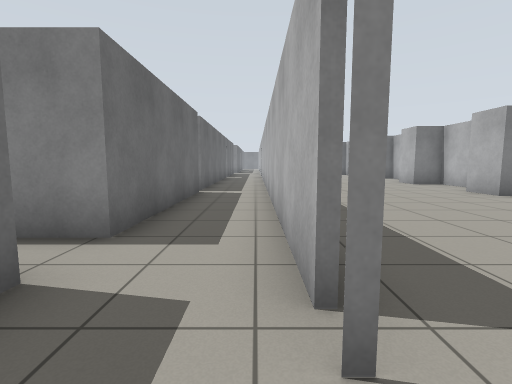
[1] (above)

24 first-person views from a walk through a world built for the Gazebo simulator. The camera is 0.94 m above the floor, tilts 6° down and sees 85° across. The floor is counted in squares, 1 m on a side. Each view is taken from the middle of a square. On the plan, view 1 faces up. The plan holds only what a view shows up to about 11 squares ahead; the rest is blank. The place goes on beyond the plan.

[2]
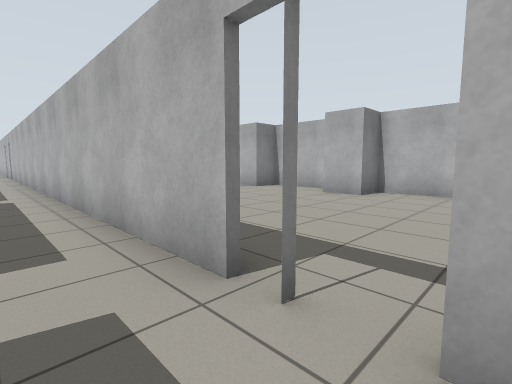

[3]
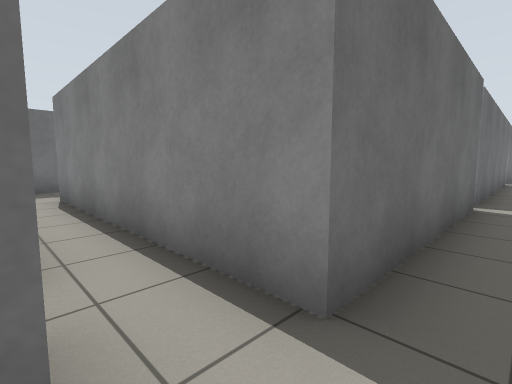

[4]
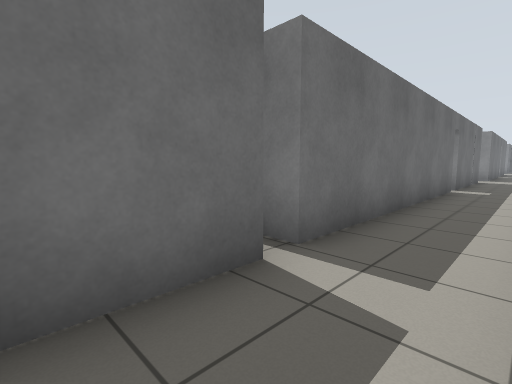

[5]
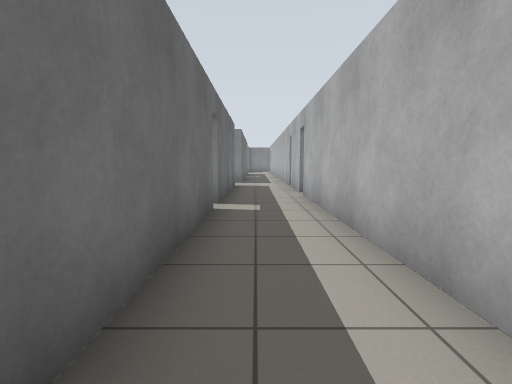

[6]
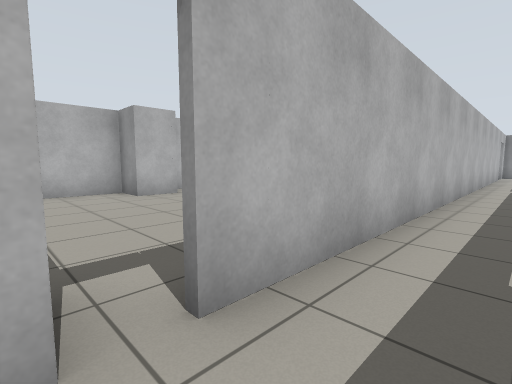

[7]
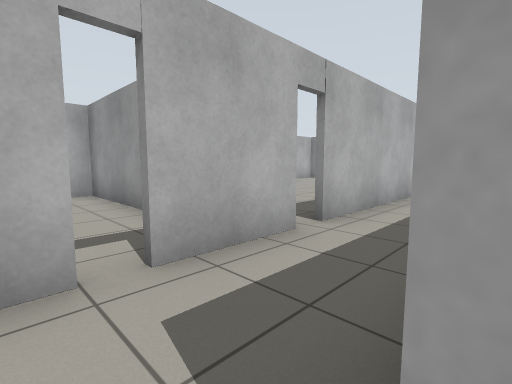

[8]
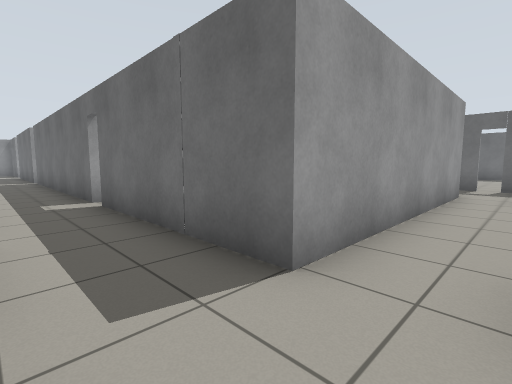

[9]
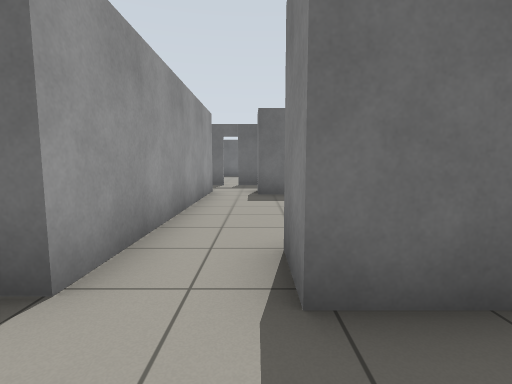

[10]
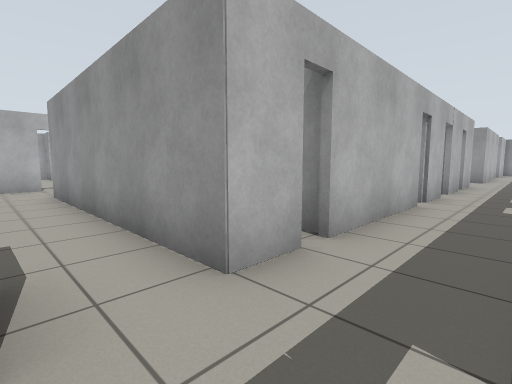

[11]
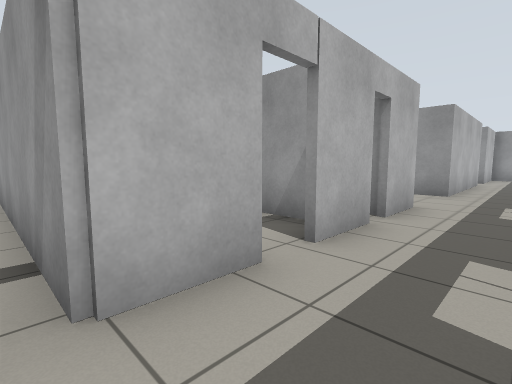

[12]
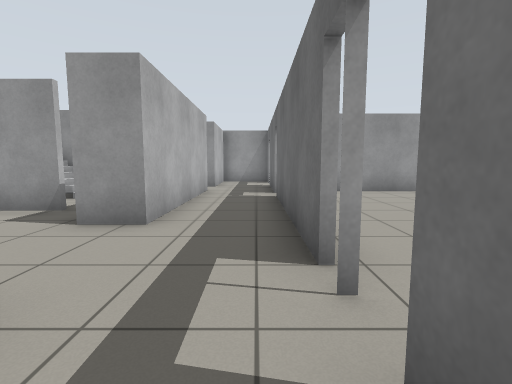

[13]
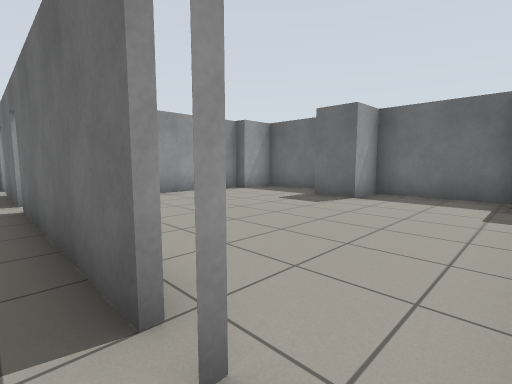

[14]
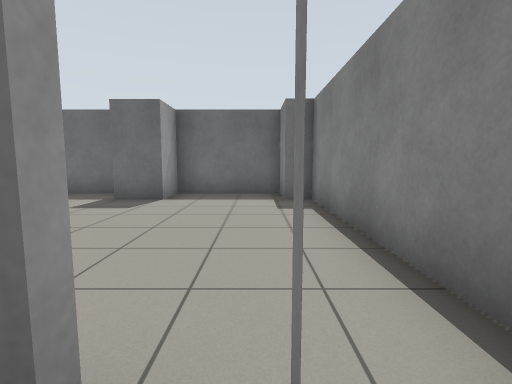

[15]
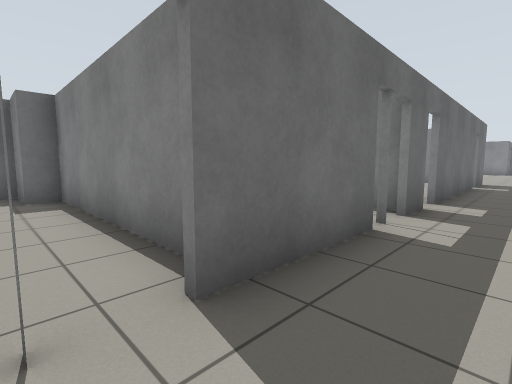

[16]
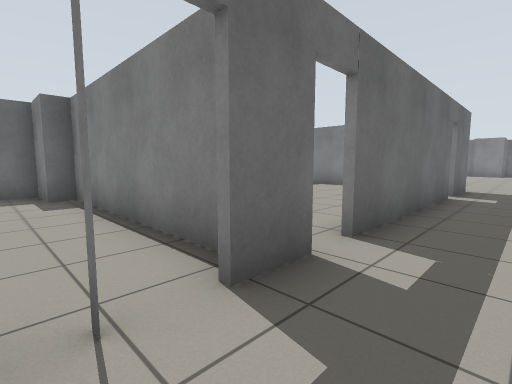

[17]
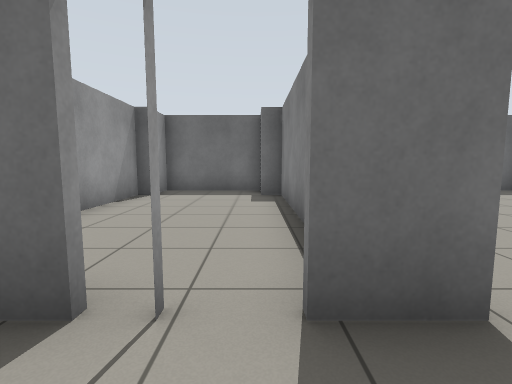

[18]
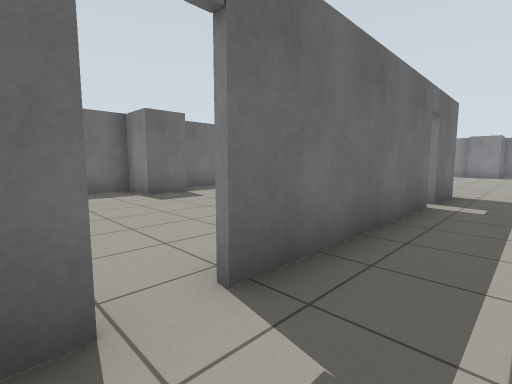

[19]
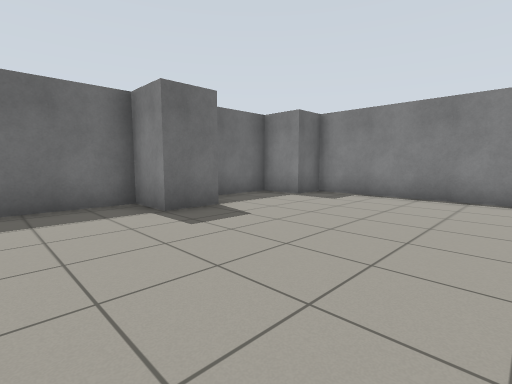

[20]
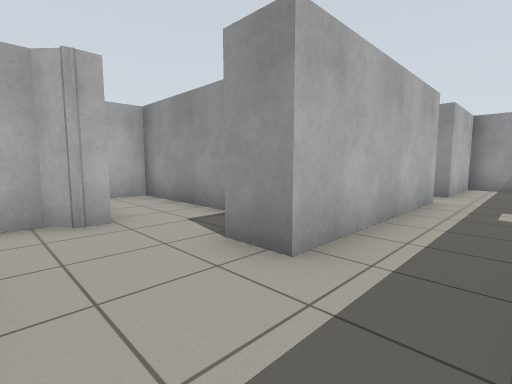

[21]
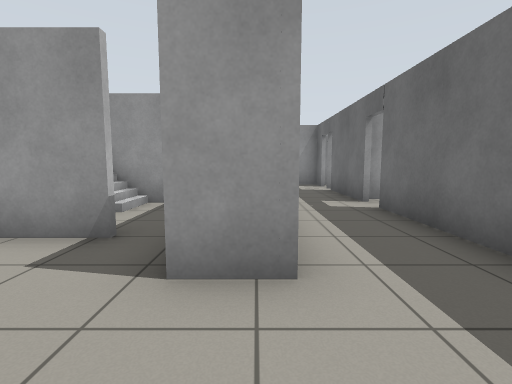

[22]
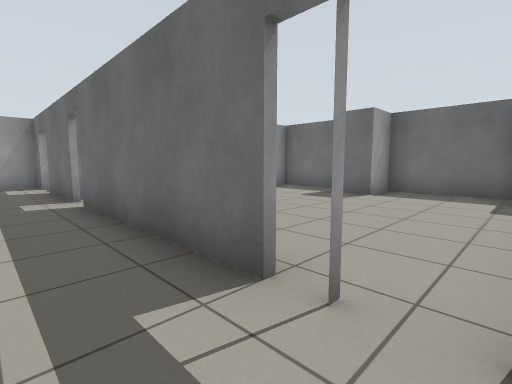

[23]
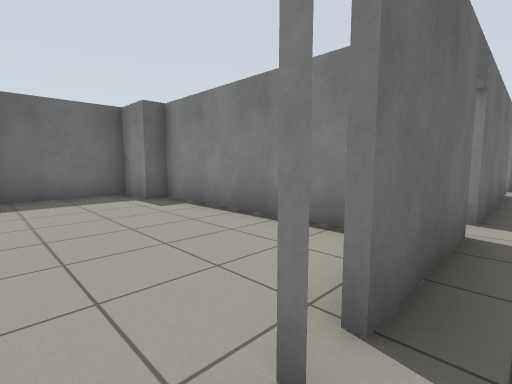

[24]
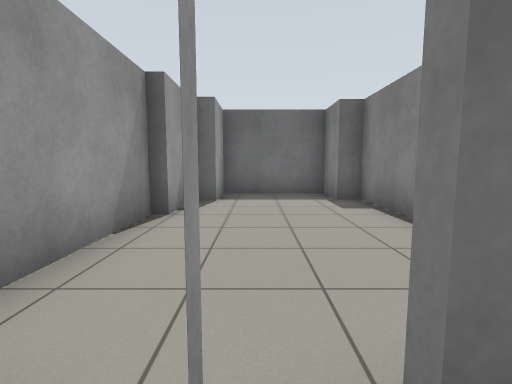

### Floor plan
Points are (right, up) in squares from view 1. A wall is a line through its corners. A room is listed if a view was taken in it or the views show most of it. See-through windows are left out.
Room 1 (views 1, 2, 3, 4, 5, 6)
walls: (-1.9, 9) (-1.9, 3.4) (-9.2, 3.4); (-1.9, 17.7) (-1.9, 9.6); (0.4, 1.6) (0.4, 20.1); (0.4, 20.7) (0.4, 23); (-9.4, 2.1) (-9, 2.1); (-1.9, 23.6) (-1.9, 18.4)
ways out: opening at (-1, 23) to room 2; opening at (-9, 3) to room 3; open door at (-2, 18); open door at (0.5, 20.5); open door at (0.5, 23); open door at (0.7, 1.3)
Room 2 (views 7, 8, 9)
walls: (-1.7, 26.5) (-1.7, 25.3) (-3, 25.3); (-8.2, 25.9) (-8.2, 25); (0.4, 23.5) (0.4, 24.6); (-9.2, 23.6) (-1.9, 23.6)
ways out: opening at (-1, 23) to room 1; opening at (-10, 24) to room 3
Room 3 (views 10, 11, 12, 13, 14, 15, 16, 17, 18, 20, 21, 22, 23, 24)
walls: (-9.2, 11.5) (-9.2, 13.1); (-9.2, 13.6) (-9.2, 15.2); (-11.6, 10.6) (-11.6, 5.1); (-11.6, 15) (-11.6, 11.9); (-9.2, 16.1) (-9.2, 17.7); (-6.4, 9.5) (-6.4, 10) (-6, 10.3) (-6, 10.9); (-7.2, 7.6) (-3.1, 7.6) (-3.1, 8.6); (-11.6, 17.5) (-11.6, 16.3); (-9.2, 18.2) (-9.2, 22); (-11.6, 4.4) (-11.6, 1.4); (-9.2, 3.4) (-9.2, 8.8) (-8.2, 8.8); (-9.2, 22.5) (-9.2, 23.6); (-11.6, 23.8) (-11.6, 18.3); (-11.6, 0) (-11.6, -0.9) (-9.4, -0.9) (-9.4, 2.1); (-11.6, 26.3) (-11.6, 24.3)
ways out: opening at (-9, 3) to room 1; opening at (-10, 24) to room 2; open door at (-12, 18) to room 4; open door at (-12, 24) to room 4; open door at (-12, 5) to room 5; open door at (-12, 11.5) to room 5; open door at (-12, 15.5) to room 6; open door at (-12, 0.5) to room 7; opening at (-8, 7) to room 8; open door at (-9, 13.5); open door at (-9, 16); open door at (-9, 18); open door at (-9, 22)
Room 4 (view 19)
walls: (-18.1, 21.9) (-18.1, 20.6) (-19.5, 20.6) (-19.5, 18.3); (-13.2, 26) (-18.1, 26) (-18.1, 24.9) (-19.5, 24.9) (-19.5, 22.6)
ways out: open door at (-12, 18) to room 3; open door at (-12, 24) to room 3
Room 5 (no view inside)
walls: (-19.5, 6.8) (-19.5, 4.6); (-18.1, 11.7) (-19.5, 11.7) (-19.5, 8.6) (-18.1, 8.6) (-18.1, 7.4); (-12.4, 12.4) (-18.1, 12.4); (-18.1, 3.8) (-11.8, 3.8); (-19.1, 4.5) (-18.1, 4.5)
ways out: open door at (-12, 5) to room 3; open door at (-12, 11.5) to room 3
Room 6 (no view inside)
walls: (-18.1, 13) (-18.1, 11.7); (-18.1, 12.6) (-15.4, 12.6); (-11.8, 16.7) (-18.1, 16.7) (-18.1, 16.3) (-19.5, 16.3) (-19.5, 13.1) (-18.6, 13.1)
ways out: open door at (-12, 15.5) to room 3
Room 7 (no view inside)
walls: (-12.9, 3.7) (-18.1, 3.7); (-16, -0.9) (-13, -0.9); (-17.1, -0.6) (-16, -0.6); (-18.1, 4.5) (-18.1, 3.1) (-19.5, 3.1) (-19.5, 0) (-17.9, 0)
ways out: open door at (-12, 0.5) to room 3
Room 8 (no view inside)
walls: (-6.9, 4.5) (-5.1, 4.5)
ways out: opening at (-8, 7) to room 3
objects: stairs (-6, 5) to (-3, 6)

Where each view was taken, in squares from view 1:
view 1: 0 up, 0 right, facing up
view 2: 0 up, 1 left, facing up-right
view 3: 2 up, 1 left, facing up-left
view 4: 7 up, 0 right, facing up-left
view 5: 12 up, 1 left, facing up
view 6: 21 up, 1 left, facing down-right
view 7: 24 up, 2 left, facing down-right
view 8: 25 up, 0 right, facing down-left
view 9: 25 up, 0 right, facing left
view 10: 25 up, 11 left, facing down-right
view 11: 18 up, 11 left, facing down-right
view 12: 13 up, 11 left, facing down
view 13: 12 up, 11 left, facing down-left
view 14: 11 up, 11 left, facing left
view 15: 11 up, 10 left, facing up-left
view 16: 15 up, 10 left, facing up-left
view 17: 16 up, 10 left, facing left
view 18: 17 up, 10 left, facing up-left
view 19: 18 up, 13 left, facing up-left
view 20: 11 up, 11 left, facing down-right
view 21: 11 up, 9 left, facing down
view 22: 12 up, 10 left, facing down-left
view 23: 0 up, 11 left, facing up-left
view 24: 1 up, 11 left, facing left
